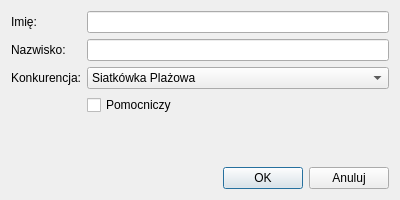
<?xml version="1.0" encoding="UTF-8"?>
<ui version="4.0">
 <class>AddJudgeDialog</class>
 <widget class="QDialog" name="AddJudgeDialog">
  <property name="geometry">
   <rect>
    <x>0</x>
    <y>0</y>
    <width>400</width>
    <height>200</height>
   </rect>
  </property>
  <property name="windowTitle">
   <string>Dodaj Sędziego</string>
  </property>
  <layout class="QVBoxLayout" name="verticalLayout">
   <item>
    <layout class="QGridLayout" name="gridLayout">
     <item row="0" column="0">
      <widget class="QLabel" name="label">
       <property name="text">
        <string>Imię:</string>
       </property>
      </widget>
     </item>
     <item row="1" column="1">
      <widget class="QLineEdit" name="Nazwisko"/>
     </item>
     <item row="1" column="0">
      <widget class="QLabel" name="label_2">
       <property name="text">
        <string>Nazwisko:</string>
       </property>
      </widget>
     </item>
     <item row="3" column="1">
      <widget class="QCheckBox" name="Pomocniczy">
       <property name="text">
        <string>Pomocniczy</string>
       </property>
      </widget>
     </item>
     <item row="0" column="1">
      <widget class="QLineEdit" name="Imie"/>
     </item>
     <item row="2" column="1">
      <widget class="QComboBox" name="Konkurencja">
       <item>
        <property name="text">
         <string>Siatkówka Plażowa</string>
        </property>
       </item>
       <item>
        <property name="text">
         <string>Przeciąganie Liny</string>
        </property>
       </item>
       <item>
        <property name="text">
         <string>Dwa Ognie</string>
        </property>
       </item>
      </widget>
     </item>
     <item row="2" column="0">
      <widget class="QLabel" name="label_3">
       <property name="text">
        <string>Konkurencja:</string>
       </property>
      </widget>
     </item>
    </layout>
   </item>
   <item>
    <spacer name="verticalSpacer">
     <property name="orientation">
      <enum>Qt::Vertical</enum>
     </property>
     <property name="sizeHint" stdset="0">
      <size>
       <width>20</width>
       <height>40</height>
      </size>
     </property>
    </spacer>
   </item>
   <item>
    <layout class="QHBoxLayout" name="horizontalLayout">
     <item>
      <spacer name="horizontalSpacer">
       <property name="orientation">
        <enum>Qt::Horizontal</enum>
       </property>
       <property name="sizeHint" stdset="0">
        <size>
         <width>40</width>
         <height>20</height>
        </size>
       </property>
      </spacer>
     </item>
     <item>
      <widget class="QPushButton" name="OK">
       <property name="text">
        <string>OK</string>
       </property>
      </widget>
     </item>
     <item>
      <widget class="QPushButton" name="Anuluj">
       <property name="text">
        <string>Anuluj</string>
       </property>
      </widget>
     </item>
    </layout>
   </item>
  </layout>
 </widget>
 <resources/>
 <connections/>
</ui>
